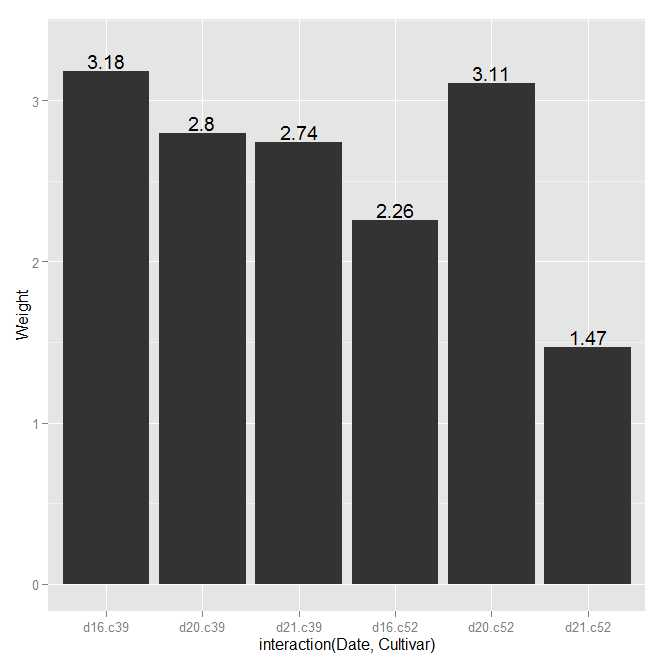

Generate this figure with R:
library(ggplot2)
library(gcookbook)
ggplot(cabbage_exp,aes(x=interaction(Date,Cultivar),y=Weight))+geom_bar(stat="identity")+geom_text(aes(label=Weight),vjust=-0.2)+ylim(0,max(cabbage_exp$Weight)*1.05)
